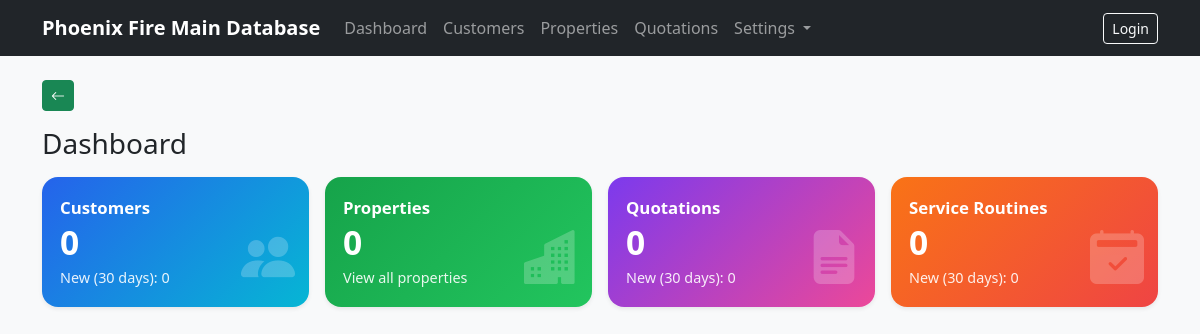
Before: / with the older database file.
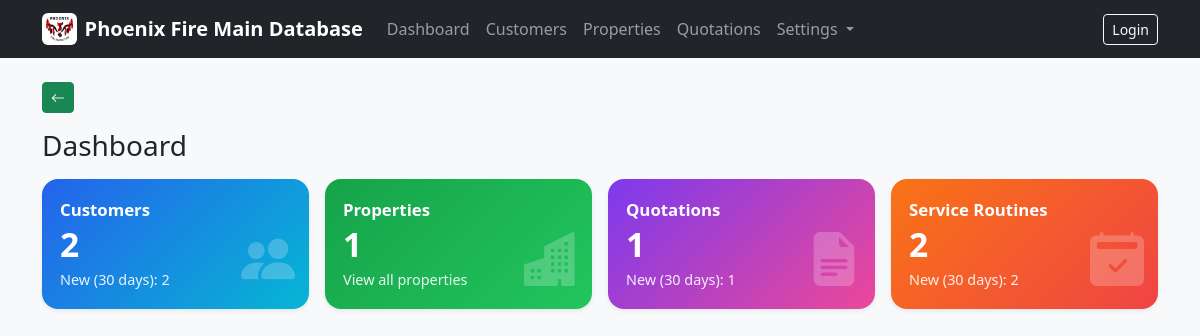
After: the same page with the newer database file.
### company/models.py (models this page shows, shortened)
class ClientProfile(models.Model):
    company_logo = models.ImageField(upload_to="company/logo/", blank=True, null=True)
    legal_company_name = models.CharField(max_length=255, blank=True)
    trading_name = models.CharField(max_length=255, blank=True)
    company_address = models.TextField(blank=True)
    company_phone = models.CharField(max_length=50, blank=True)
    company_email = models.EmailField(blank=True)
    company_abn = models.CharField(max_length=50, blank=True)
    company_acn = models.CharField(max_length=50, blank=True)
    accounts_phone = models.CharField(max_length=50, blank=True)
    accounts_email = models.EmailField(blank=True)
    updated_at = models.DateTimeField(auto_now=True)
    class Meta:
        verbose_name = "Client Profile"
        verbose_name_plural = "Client Profile"
    @classmethod
    def get_solo(cls):
        obj, _ = cls.objects.get_or_create(pk=1)
        return obj

### phoenix_fire/views.py (the view)
# urls.py: path("", dashboard, name="dashboard"),
def dashboard(request):
    since = timezone.now() - timedelta(days=30)
    context = {
        "customers_total": Customer.objects.count(),
        "customers_recent": Customer.objects.filter(created_at__gte=since).count()
        if hasattr(Customer, "created_at") else None,
        "properties_total": Property.objects.count(),
        "properties_recent": Property.objects.filter(created_at__gte=since).count()
        if hasattr(Property, "created_at") else None,
        "quotations_total": Quotation.objects.count(),
        "quotations_recent": Quotation.objects.filter(created_at__gte=since).count(),
        "routines_total": ServiceRoutine.objects.count(),
        "routines_recent": ServiceRoutine.objects.filter(created_at__gte=since).count(),
    }
    return render(request, "dashboard.html", context)

### company/context_processors.py (called while the page is built)
def client_profile(request):
    try:
        return {"client_profile": ClientProfile.get_solo()}
    except Exception:
        return {"client_profile": None}

### templates/dashboard.html (shortened to what this page needs)
{% extends "base.html" %}
{% block content %}
<div class="d-flex justify-content-between align-items-center mb-3">
  <h1 class="h3 mb-0">Dashboard</h1>
</div>
<div class="row g-3">
  <div class="col-12 col-md-6 col-xl-3">
    <a href="{% url 'customers:list' %}" class="text-decoration-none">
      <div class="card dash-tile shadow-sm" style="background: linear-gradient(135deg, #2563eb, #06b6d4);">
        <div class="tile-body">
          <div class="tile-title">Customers</div>
          <div class="tile-count">{{ customers_total }}</div>
          {% if customers_recent is not None %}
            <div class="tile-sub">New (30 days): {{ customers_recent }}</div>
          {% else %}
            <div class="tile-sub">View all customers</div>
          {% endif %}
          <div class="tile-icon"><i class="bi bi-people-fill"></i></div>
        </div>
      </div>
    </a>
  </div>
  <div class="col-12 col-md-6 col-xl-3">
    <a href="{% url 'properties:list' %}" class="text-decoration-none">
      <div class="card dash-tile shadow-sm" style="background: linear-gradient(135deg, #16a34a, #22c55e);">
        <div class="tile-body">
          <div class="tile-title">Properties</div>
          <div class="tile-count">{{ properties_total }}</div>
          {% if properties_recent is not None %}
            <div class="tile-sub">New (30 days): {{ properties_recent }}</div>
          {% else %}
            <div class="tile-sub">View all properties</div>
          {% endif %}
          <div class="tile-icon"><i class="bi bi-buildings-fill"></i></div>
        </div>
      </div>
    </a>
  </div>
  <div class="col-12 col-md-6 col-xl-3">
    <a href="{% url 'quotations:list' %}" class="text-decoration-none">
      <div class="card dash-tile shadow-sm" style="background: linear-gradient(135deg, #7c3aed, #ec4899);">
        <div class="tile-body">
          <div class="tile-title">Quotations</div>
          <div class="tile-count">{{ quotations_total }}</div>
          <div class="tile-sub">New (30 days): {{ quotations_recent }}</div>
          <div class="tile-icon"><i class="bi bi-file-earmark-text-fill"></i></div>
        </div>
      </div>
    </a>
  </div>
  <div class="col-12 col-md-6 col-xl-3">
    <a href="{% url 'routines:list' %}" class="text-decoration-none">
      <div class="card dash-tile shadow-sm" style="background: linear-gradient(135deg, #f97316, #ef4444);">
        <div class="tile-body">
          <div class="tile-title">Service Routines</div>
          <div class="tile-count">{{ routines_total }}</div>
          <div class="tile-sub">New (30 days): {{ routines_recent }}</div>
          <div class="tile-icon"><i class="bi bi-calendar2-check-fill"></i></div>
        </div>
      </div>
    </a>
  </div>
</div>
{% endblock %}

### templates/base.html (shortened to what this page needs)
<!doctype html>
<html lang="en">
<head>
  <link href="https://cdn.jsdelivr.net/npm/bootstrap@5.3.3/dist/css/bootstrap.min.css" rel="stylesheet">
  <link rel="stylesheet" href="https://cdn.jsdelivr.net/npm/bootstrap-icons@1.11.3/font/bootstrap-icons.min.css">
</head>
<body class="bg-light">
<nav class="navbar navbar-expand-lg navbar-dark bg-dark">
  <div class="container">
    <a class="navbar-brand fw-semibold d-flex align-items-center gap-2"
       href="{% url 'dashboard' %}">
      {% if client_profile and client_profile.company_logo %}
        <img src="{{ client_profile.company_logo.url }}"
             alt="Company Logo"
             style="height:32px;width:auto;"
             class="rounded bg-white p-1">
      {% endif %}
      <span>Phoenix Fire Main Database</span>
    </a>
    <div class="collapse navbar-collapse" id="mainNav">
      <ul class="navbar-nav me-auto">
        <li class="nav-item">
          <a class="nav-link" href="{% url 'dashboard' %}">Dashboard</a>
        </li>
        <li class="nav-item">
          <a class="nav-link" href="{% url 'customers:list' %}">Customers</a>
        </li>
        <li class="nav-item">
          <a class="nav-link" href="{% url 'properties:list' %}">Properties</a>
        </li>
        <li class="nav-item">
          <a class="nav-link" href="{% url 'quotations:list' %}">Quotations</a>
        </li>
        <li class="nav-item dropdown">
          <a class="nav-link dropdown-toggle" href="#" id="settingsDropdown"
             role="button" data-bs-toggle="dropdown">
            Settings
          </a>
        </li>
      </ul>
      <ul class="navbar-nav">
        {% if user.is_authenticated %}
          <li class="nav-item">
            <span class="navbar-text me-3">
              Logged in as {{ user.username }}
            </span>
          </li>
          <li class="nav-item">
            <a class="btn btn-outline-light btn-sm" href="/admin/logout/">Logout</a>
          </li>
        {% else %}
          <li class="nav-item">
            <a class="btn btn-outline-light btn-sm" href="/admin/login/">Login</a>
          </li>
        {% endif %}
      </ul>
    </div>
  </div>
</nav>
<main class="container my-4 page-wrap">
  <div class="mb-3 no-print">
    <button type="button"
            class="btn btn-back btn-sm"
            onclick="goBackAnimated()"
            title="Back">
      <i class="bi bi-arrow-left"></i>
    </button>
  </div>
  {% block content %}{% endblock %}
</main>
</body>
</html>

Changed rows visible on the page:
added ClientProfile: company_logo (picture)
Other visible differences:
{{ customers_total }}: "0" → "2"
{{ customers_recent }}: "0" → "2"
{{ properties_total }}: "0" → "1"
{{ quotations_total }}: "0" → "1"
{{ quotations_recent }}: "0" → "1"
{{ routines_total }}: "0" → "2"
{{ routines_recent }}: "0" → "2"
